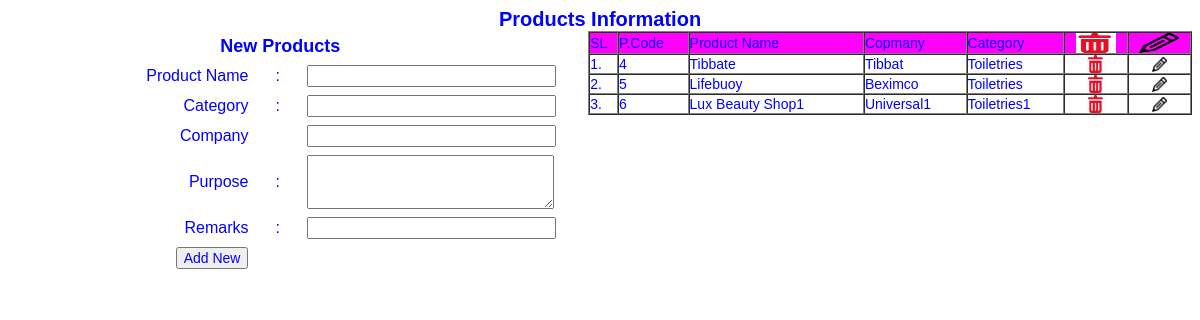
The app's page /project/new_product.php with its own data.
### tables this page shows
CREATE TABLE `product_info` (
  `id` int(11) NOT NULL,
  `product_name` varchar(64) NOT NULL,
  `product_category` varchar(64) NOT NULL,
  `product_company` varchar(64) NOT NULL,
  `product_purpose` varchar(256) NOT NULL,
  `product_avail` varchar(1) NOT NULL,
  `product_addby` varchar(32) NOT NULL,
  `product_remarks` varchar(64) NOT NULL,
  `created` timestamp NOT NULL DEFAULT current_timestamp() ON UPDATE current_timestamp()
);

### project/new_product.php (the view, shortened to what this page needs)
<!DOCTYPE html PUBLIC "-//W3C//DTD XHTML 1.0 Transitional//EN" "http://www.w3.org/TR/xhtml1/DTD/xhtml1-transitional.dtd">
<html xmlns="http://www.w3.org/1999/xhtml">
<head>
<link rel="stylesheet" href="css/mystyle.css" type="text/css" />
</head>
<body>
<form action="" method="post">
<table width="100%" border="0" cellpadding="0" cellspacing="0">
    <td colspan="3"><?php	require_once("header.php");	?></td>
  <tr>
    <td colspan="3"><div align="center" class="style3">Products Information<a href="#" onclick="return Confirm()"></a></div></td>
    </tr>
  <tr>
    <td width="46%"><table width="100%" border="0" cellspacing="2" cellpadding="3">
      <tr>
        <td colspan="3"><div align="center" class="style4"><strong>New Products </strong></div></td>
        </tr>
      <tr>
        <td width="45%" class="style5"><div align="right">Product Name </div></td>
        <td width="9%" class="style5"><div align="center">:</div></td>
        <td width="46%" class="style5"><input type="text" name="product_name" style="width:100%" class="style6" value="<?php	if(isset($_REQUEST['edit_id'])) echo Product_Info($_REQUEST['edit_id'],"product_name");	?>" /></td>
      </tr>
      <tr>
        <td class="style5"><div align="right">Category</div></td>
        <td class="style5"><div align="center">:</div></td>
        <td class="style5"><input list="prod_cat" name="product_category" style="width:100%" class="style6" value="<?php	if(isset($_REQUEST['edit_id'])) echo Product_Info($_REQUEST['edit_id'],"product_category");	?>" />
					</td>
      </tr>
      <tr>
        <td class="style5"><div align="right">Company</div></td>
        <td class="style5">&nbsp;</td>
        <td class="style5"><input list="prod_com" name="product_company" style="width:100%" class="style6" value="<?php	if(isset($_REQUEST['edit_id'])) echo Product_Info($_REQUEST['edit_id'],"product_company");	?>" />
				</td>
      </tr>
      <tr>
        <td class="style5"><div align="right">Purpose</div></td>
        <td class="style5"><div align="center">:</div></td>
        <td class="style5"><textarea name="product_purpose" style="width:100%;" rows="3" class="style6"><?php	if(isset($_REQUEST['edit_id'])) echo Product_Info($_REQUEST['edit_id'],"product_purpose");	?></textarea></td>
      </tr>
      <tr>
        <td class="style5"><div align="right">Remarks
        </div>
          <div align="right"></div></td>
        <td class="style5"><div align="center">:</div></td>
        <td class="style5"><input type="text" name="product_remarks" style="width:100%" class="style6" value="<?php	if(isset($_REQUEST['edit_id'])) echo Product_Info($_REQUEST['edit_id'],"product_remarks");	?>" /></td>
      </tr>
      <tr>
        <td class="style5"><div align="right"><?php
			if(isset($_REQUEST['edit_id']))
				echo "<input type='submit' name='update' value='Update' class='style6'  />";
			else
				echo "<input type='submit' name='add_new' value='Add New' class='style6'  />";
		?></div></td>
        <td class="style5"><div align="center"></div></td>
        <td class="style5">&nbsp;</td>
      </tr>
      <tr>
        <td><div align="right"></div></td>
        <td>&nbsp;</td>
        <td>&nbsp;</td>
      </tr>
    </table></td>
    <td width="3%">&nbsp;</td>
    <td width="51%" valign="top"><?php
		$sql = "Select * from product_info where product_avail = 'Y'";
			if($result = mysqli_query($conn,$sql))
			{
				if(mysqli_num_rows($result) > 0)
				{
					echo "<table width='100%' border='1' class='style6' cellspacing='0' cellpadding='0'>";
					echo "<tr bgcolor='#FF00FF'><td>SL</td>";
					echo "<td>P.Code</td>";
					echo "<td>Product Name</td>";
					echo "<td>Copmany</td>";
					echo "<td>Category</td>";
					echo "<td align='center'><img src='images/delete_icon.jpg' width='40' height='20' /></td>";
					echo "<td align='center'><img src='images/edit_icon.png' width='40' height='20' /></td></tr>";
					$sl = 1;
					while($rows = mysqli_fetch_assoc($result))
					{
						echo "<tr><td>";	echo $sl++.'.';	echo "</td>";
						echo "<td>";	echo $rows["id"];	echo "</td>";
						echo "<td>";	echo $rows["product_name"];	echo "</td>";
						echo "<td>";	echo $rows["product_company"];	echo "</td>";
						echo "<td>";	echo $rows["product_category"];	echo "</td>";
						echo "<td align='center'><a href='delete_product.php?id=";	echo $rows["id"];	echo "' onclick='return Confirm()'><img src='images/delete_icon.jpg' width='18' height='18' /></a></td>";
						echo "<td align='center'><a href='new_product.php?edit_id=";	echo $rows["id"];	echo "'><img src='images/edit_icon.png' width='15' height='15' /></a></td></tr>";
					}
					echo "</table>";
				}
			}
	?></td>
  </tr>
</table>
</form>
</body>
</html>

### New folder/css/mystyle.css (style rules this page uses)
.style3 { font-family:Verdana, Arial, Helvetica, sans-serif; font-size:20px; font-style:normal; font-weight:bold; color:#0000FF; }
.style4 { font-family:Verdana, Arial, Helvetica, sans-serif; font-size:18px; font-style:normal; font-weight:normal; color:#0000FF; }
.style5 { font-family:Verdana, Arial, Helvetica, sans-serif; font-size:16px; font-style:normal; font-weight:normal; color:#0000FF; }
.style6 { font-family:Verdana, Arial, Helvetica, sans-serif; font-size:14px; font-style:normal; font-weight:norman; color:#0000FF; }

### records on screen
product_info: id "4", product_name "Tibbate", product_company "Tibbat", product_category "Toiletries"
product_info: id "5", product_name "Lifebuoy", product_company "Beximco", product_category "Toiletries"
product_info: id "6", product_name "Lux Beauty Shop1", product_company "Universal1", product_category "Toiletries1"
